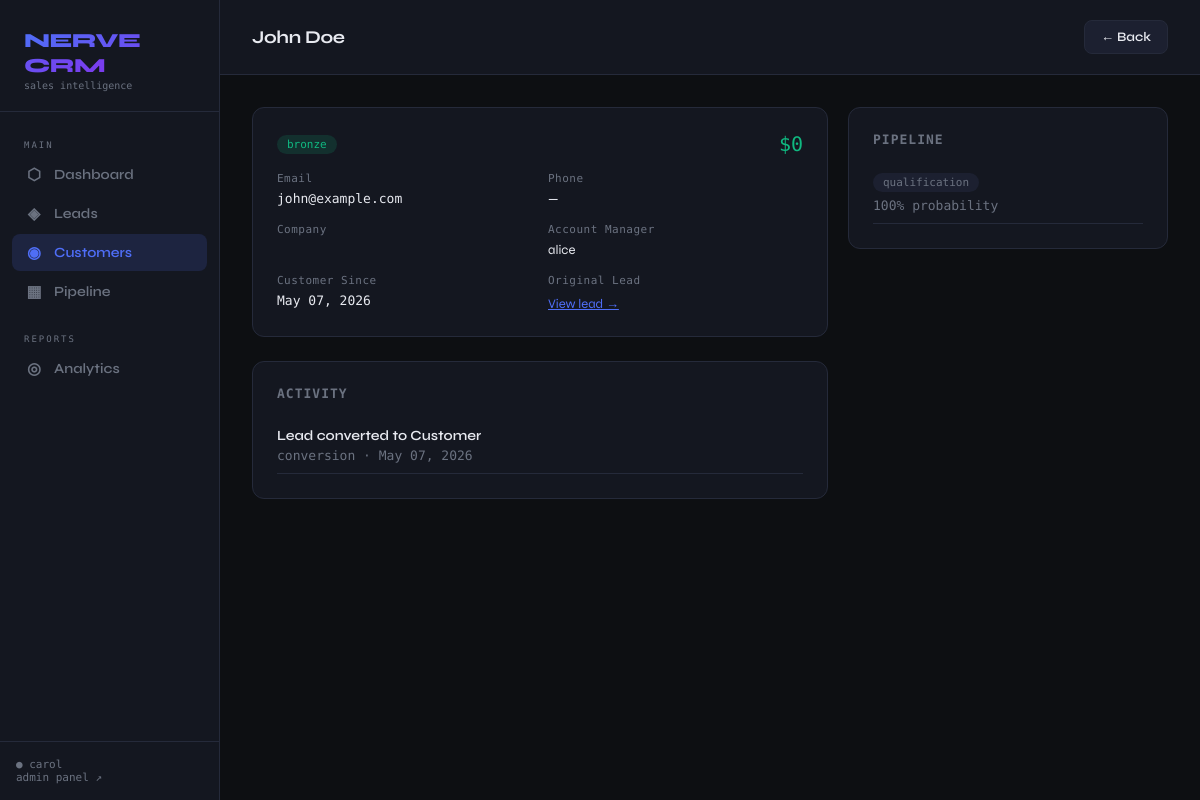
Page /crm/customers/2/ (signed in) on the committed database.
### crm/models.py (models this page shows, shortened)
class User(AbstractUser):
    class Role(models.TextChoices):
        ADMIN = 'admin', 'Admin'
        SALES_REP = 'sales_rep', 'Sales Representative'
        MANAGER = 'manager', 'Manager'
    role = models.CharField(
        max_length=20,
        choices=Role.choices,
        default=Role.SALES_REP
    )
    phone = models.CharField(max_length=20, blank=True)
    created_at = models.DateTimeField(auto_now_add=True)
    updated_at = models.DateTimeField(auto_now=True)
    class Meta:
        db_table = 'crm_users'
        verbose_name = 'User'
        verbose_name_plural = 'Users'

class Customer(models.Model):
    class Tier(models.TextChoices):
        BRONZE = 'bronze', 'Bronze'
        SILVER = 'silver', 'Silver'
        GOLD = 'gold', 'Gold'
        PLATINUM = 'platinum', 'Platinum'
    lead = models.OneToOneField(
        Lead,
        on_delete=models.PROTECT,   # never delete customer if lead deleted
        related_name='customer'
    )
    account_manager = models.ForeignKey(
        User,
        on_delete=models.SET_NULL,
        null=True, blank=True,
        related_name='managed_customers'
    )
    company = models.CharField(max_length=200)
    tier = models.CharField(
        max_length=10,
        choices=Tier.choices,
        default=Tier.BRONZE
    )
    lifetime_value = models.DecimalField(
        max_digits=14, decimal_places=2,
        default=0
    )
    email = models.EmailField()
    phone = models.CharField(max_length=20, blank=True)
    billing_address = models.TextField(blank=True)
    customer_since = models.DateTimeField(default=timezone.now)
    created_at = models.DateTimeField(auto_now_add=True)
    updated_at = models.DateTimeField(auto_now=True)
    class Meta:
        db_table = 'crm_customers'
        ordering = ['-customer_since']

class Lead(models.Model):
    class Status(models.TextChoices):
        NEW = 'new', 'New'
        CONTACTED = 'contacted', 'Contacted'
        QUALIFIED = 'qualified', 'Qualified'
        CONVERTED = 'converted', 'Converted'
        LOST = 'lost', 'Lost'
    class Source(models.TextChoices):
        WEBSITE = 'website', 'Website'
        REFERRAL = 'referral', 'Referral'
        SOCIAL = 'social', 'Social Media'
        COLD_CALL = 'cold_call', 'Cold Call'
        EMAIL = 'email', 'Email Campaign'
        OTHER = 'other', 'Other'
    first_name = models.CharField(max_length=100)
    last_name = models.CharField(max_length=100)
    email = models.EmailField(unique=True)
    phone = models.CharField(max_length=20, blank=True)
    company = models.CharField(max_length=200, blank=True)
    status = models.CharField(
        max_length=20,
        choices=Status.choices,
        default=Status.NEW,
        db_index=True
    )
    source = models.CharField(
        max_length=20,
        choices=Source.choices,
        default=Source.OTHER
    )
    notes = models.TextField(blank=True)
    estimated_value = models.DecimalField(
        max_digits=12, decimal_places=2,
        null=True, blank=True
    )
    assigned_to = models.ForeignKey(
        User,
        on_delete=models.SET_NULL,
        null=True, blank=True,
        related_name='assigned_leads'
    )
    tags = models.ManyToManyField(
        'Tag',
        blank=True,
        related_name='leads'
    )
    last_contacted = models.DateTimeField(null=True, blank=True)
    converted_at = models.DateTimeField(null=True, blank=True)
    created_at = models.DateTimeField(auto_now_add=True)
    updated_at = models.DateTimeField(auto_now=True)
    objects = LeadManager()
    class Meta:
        db_table = 'crm_leads'
        ordering = ['-created_at']
        indexes = [
            models.Index(fields=['status', 'assigned_to']),
            models.Index(fields=['last_contacted']),
            models.Index(fields=['created_at']),
        ]
    @property
    def full_name(self):
        return f"{self.first_name} {self.last_name}"

class ActivityLog(models.Model):
    class ActivityType(models.TextChoices):
        CALL = 'call', 'Call'
        EMAIL = 'email', 'Email'
        MEETING = 'meeting', 'Meeting'
        NOTE = 'note', 'Note'
        STATUS_CHANGE = 'status_change', 'Status Change'
        CONVERSION = 'conversion', 'Conversion'
    lead = models.ForeignKey(
        Lead,
        on_delete=models.CASCADE,
        null=True, blank=True,
        related_name='activities'
    )
    customer = models.ForeignKey(
        Customer,
        on_delete=models.CASCADE,
        null=True, blank=True,
        related_name='activities'
    )
    performed_by = models.ForeignKey(
        User,
        on_delete=models.SET_NULL,
        null=True,
        related_name='activities'
    )
    activity_type = models.CharField(
        max_length=20,
        choices=ActivityType.choices,
        db_index=True
    )
    subject = models.CharField(max_length=255)
    description = models.TextField(blank=True)
    outcome = models.CharField(max_length=255, blank=True)
    duration_minutes = models.PositiveIntegerField(null=True, blank=True)
    occurred_at = models.DateTimeField(default=timezone.now)
    created_at = models.DateTimeField(auto_now_add=True)
    class Meta:
        db_table = 'crm_activity_log'
        ordering = ['-occurred_at']
        indexes = [
            models.Index(fields=['activity_type', 'occurred_at']),
            models.Index(fields=['lead', 'occurred_at']),
        ]

class SalesPipeline(models.Model):
    class Stage(models.TextChoices):
        PROSPECTING = 'prospecting', 'Prospecting'
        QUALIFICATION = 'qualification', 'Qualification'
        PROPOSAL = 'proposal', 'Proposal'
        NEGOTIATION = 'negotiation', 'Negotiation'
        CLOSED_WON = 'closed_won', 'Closed Won'
        CLOSED_LOST = 'closed_lost', 'Closed Lost'
    lead = models.ForeignKey(
        Lead,
        on_delete=models.CASCADE,
        related_name='pipeline_entries'
    )
    customer = models.ForeignKey(
        Customer,
        on_delete=models.SET_NULL,
        null=True, blank=True,
        related_name='pipeline_entries'
    )
    owner = models.ForeignKey(
        User,
        on_delete=models.SET_NULL,
        null=True,
        related_name='pipeline_entries'
    )
    stage = models.CharField(
        max_length=20,
        choices=Stage.choices,
        default=Stage.PROSPECTING,
        db_index=True
    )
    deal_value = models.DecimalField(
        max_digits=14, decimal_places=2,
        null=True, blank=True
    )
    probability = models.PositiveSmallIntegerField(
        default=0,
        help_text="Win probability 0–100%"
    )
    expected_close_date = models.DateField(null=True, blank=True)
    notes = models.TextField(blank=True)
    stage_changed_at = models.DateTimeField(auto_now=True)
    created_at = models.DateTimeField(auto_now_add=True)
    class Meta:
        db_table = 'crm_sales_pipeline'
        ordering = ['-created_at']
        indexes = [
            models.Index(fields=['stage', 'owner']),
            models.Index(fields=['expected_close_date']),
        ]

### crm/views.py (the view)
# urls.py: path('customers/<int:pk>/',          views.customer_detail,     name='customer_detail'),
@login_required
def customer_detail(request, pk):
    customer = get_object_or_404(
        Customer.objects
        .select_related('lead', 'account_manager')
        .prefetch_related(
            Prefetch(
                'activities',
                queryset=ActivityLog.objects
                    .select_related('performed_by')
                    .order_by('-occurred_at'),
            ),
            Prefetch(
                'pipeline_entries',
                queryset=SalesPipeline.objects
                    .select_related('owner')
                    .order_by('-created_at'),
            )
        ),
        pk=pk
    )
    return render(request, 'crm/customer_detail.html', {'customer': customer})

### crm/templates/crm/customer_detail.html (shortened to what this page needs)
{% extends 'crm/base.html' %}
{% block page_title %}{{ customer.lead.full_name }}{% endblock %}
{% block topbar_actions %}
<a href="{% url 'customer_list' %}" class="btn btn-ghost">← Back</a>
{% endblock %}
{% block content %}
<div class="grid grid-2" style="grid-template-columns: 1fr 320px; align-items:start;">
    <div>
        <div class="card">
            <div class="flex justify-between items-center mb-4">
                <span class="badge badge-converted">{{ customer.tier }}</span>
                <span style="font-family:var(--mono);font-size:20px;color:var(--green);">
                    ${{ customer.lifetime_value|floatformat:0 }}
                </span>
            </div>
            <div class="grid grid-2" style="gap:16px;">
                <div><label>Email</label><div class="text-mono text-sm">{{ customer.email }}</div></div>
                <div><label>Phone</label><div class="text-sm">{{ customer.phone|default:"—" }}</div></div>
                <div><label>Company</label><div class="text-sm">{{ customer.company }}</div></div>
                <div><label>Account Manager</label><div class="text-sm">{{ customer.account_manager.username|default:"—" }}</div></div>
                <div><label>Customer Since</label><div class="text-mono text-sm">{{ customer.customer_since|date:"M d, Y" }}</div></div>
                <div>
                    <label>Original Lead</label>
                    <a href="{% url 'lead_detail' customer.lead.pk %}" style="font-size:13px;color:var(--accent);">
                        View lead →
                    </a>
                </div>
            </div>
        </div>
        <div class="card mt-6">
            <div class="card-title">Activity</div>
            {% if customer.activities.all %}
            {% for activity in customer.activities.all %}
            <div style="padding:10px 0;border-bottom:1px solid var(--border);">
                <div style="font-size:14px;font-weight:600;">{{ activity.subject }}</div>
                <div class="text-muted text-sm text-mono" style="margin-top:4px;">
                    {{ activity.activity_type }} · {{ activity.occurred_at|date:"M d, Y" }}
                </div>
            </div>
            {% endfor %}
            {% else %}
            <div class="empty"><div class="empty-text">No activity yet</div></div>
            {% endif %}
        </div>
    </div>
    <div class="card">
        <div class="card-title">Pipeline</div>
        {% if customer.pipeline_entries.all %}
        {% for entry in customer.pipeline_entries.all %}
        <div style="padding:10px 0;border-bottom:1px solid var(--border);">
            <div class="flex justify-between items-center">
                <span class="badge badge-default">{{ entry.stage }}</span>
            </div>
            <div class="text-muted text-sm text-mono" style="margin-top:6px;">{{ entry.probability }}% probability</div>
        </div>
        {% endfor %}
        {% else %}
        <div class="empty"><div class="empty-text">No pipeline entries</div></div>
        {% endif %}
    </div>
</div>
{% endblock %}

### crm/templates/crm/base.html (shortened to what this page needs)
<!DOCTYPE html>
<html lang="en">
<head>
</head>
<body>
<aside class="sidebar">
    <div class="sidebar-logo">
        <span>NERVE CRM</span>
        <small>sales intelligence</small>
    </div>
    <nav>
        <div class="nav-label">Main</div>
        <a href="{% url 'dashboard' %}" class="nav-link {% if request.resolver_match.url_name == 'dashboard' %}active{% endif %}">
            <span class="nav-icon">⬡</span> Dashboard
        </a>
        <a href="{% url 'lead_list' %}" class="nav-link {% if 'lead' in request.resolver_match.url_name %}active{% endif %}">
            <span class="nav-icon">◈</span> Leads
        </a>
        <a href="{% url 'customer_list' %}" class="nav-link {% if 'customer' in request.resolver_match.url_name %}active{% endif %}">
            <span class="nav-icon">◉</span> Customers
        </a>
        <a href="{% url 'pipeline_board' %}" class="nav-link {% if request.resolver_match.url_name == 'pipeline_board' %}active{% endif %}">
            <span class="nav-icon">▦</span> Pipeline
        </a>
        <div class="nav-label" style="margin-top:12px">Reports</div>
        <a href="{% url 'sales_analytics' %}" class="nav-link {% if request.resolver_match.url_name == 'sales_analytics' %}active{% endif %}">
            <span class="nav-icon">◎</span> Analytics
        </a>
    </nav>
    <div class="sidebar-footer">
        {% if user.is_authenticated %}
            ● {{ user.username }}<br>
            <a href="/admin/" style="color:var(--muted);text-decoration:none;">admin panel ↗</a>
        {% endif %}
    </div>
</aside>
<div class="main">
    <div class="topbar">
        <div class="page-title">{% block page_title %}{% endblock %}</div>
        <div class="topbar-actions">{% block topbar_actions %}{% endblock %}</div>
    </div>
    <div class="content">
        {% block content %}{% endblock %}
    </div>
</div>
</body>
</html>

### crm/templates/crm/base.html (style rules this page uses)
*, *::before, *::after { box-sizing: border-box; margin: 0; padding: 0; }
:root { --bg: #0d0f12; --surface: #141720; --surface2: #1c2030; --border: #252a3a; --accent: #4f6ef7; --accent2: #7c3aed; --green: #10b981; --yellow: #f59e0b; --red: #ef4444; --text: #e8eaf0; --muted: #6b7280; --mono: 'DM Mono', monospace; --sans: 'Syne', sans-serif; }
body { background: var(--bg); color: var(--text); font-family: var(--sans); display: flex; min-height: 100vh; }
.sidebar { width: 220px; min-height: 100vh; background: var(--surface); border-right: 1px solid var(--border); display: flex; flex-direction: column; position: fixed; top: 0; left: 0; bottom: 0; }
.sidebar-logo { padding: 28px 24px 20px; border-bottom: 1px solid var(--border); }
.sidebar-logo span { font-size: 20px; font-weight: 800; letter-spacing: -0.5px; background: linear-gradient(135deg, var(--accent), var(--accent2)); background-clip: text; -webkit-background-clip: text; -webkit-text-fill-color: transparent; }
.sidebar-logo small { display: block; font-family: var(--mono); font-size: 10px; color: var(--muted); margin-top: 2px; -webkit-text-fill-color: var(--muted); }
.sidebar nav { padding: 16px 12px; flex: 1; }
.nav-label { font-family: var(--mono); font-size: 9px; letter-spacing: 2px; color: var(--muted); padding: 12px 12px 6px; text-transform: uppercase; }
.nav-link { display: flex; align-items: center; gap: 10px; padding: 9px 12px; border-radius: 8px; color: var(--muted); text-decoration: none; font-size: 14px; font-weight: 600; transition: all 0.15s; margin-bottom: 2px; }
.nav-link.active { background: rgba(79,110,247,0.15); color: var(--accent); }
.nav-icon { font-size: 16px; width: 20px; text-align: center; }
.sidebar-footer { padding: 16px; border-top: 1px solid var(--border); font-family: var(--mono); font-size: 11px; color: var(--muted); }
.main { margin-left: 220px; flex: 1; display: flex; flex-direction: column; min-height: 100vh; }
.topbar { padding: 20px 32px; border-bottom: 1px solid var(--border); display: flex; align-items: center; justify-content: space-between; background: var(--surface); position: sticky; top: 0; z-index: 10; }
.page-title { font-size: 18px; font-weight: 700; letter-spacing: -0.3px; }
.topbar-actions { display: flex; gap: 10px; align-items: center; }
.content { padding: 32px; flex: 1; }
.card { background: var(--surface); border: 1px solid var(--border); border-radius: 12px; padding: 24px; }
.card-title { font-size: 13px; font-weight: 700; letter-spacing: 1px; text-transform: uppercase; color: var(--muted); margin-bottom: 16px; font-family: var(--mono); }
.btn { display: inline-flex; align-items: center; gap: 6px; padding: 8px 16px; border-radius: 8px; font-family: var(--sans); font-size: 13px; font-weight: 600; cursor: pointer; border: none; text-decoration: none; transition: all 0.15s; }
.btn-ghost { background: var(--surface2); color: var(--text); border: 1px solid var(--border); }
.badge { display: inline-block; padding: 3px 10px; border-radius: 20px; font-family: var(--mono); font-size: 11px; font-weight: 500; }
.badge-converted { background: rgba(16,185,129,0.15); color: var(--green); }
.badge-default { background: var(--surface2); color: var(--muted); }
.grid { display: grid; gap: 20px; }
.grid-2 { grid-template-columns: repeat(2, 1fr); }
label { display: block; font-family: var(--mono); font-size: 11px; color: var(--muted); margin-bottom: 6px; letter-spacing: 0.5px; }
.text-muted { color: var(--muted); }
.text-mono { font-family: var(--mono); }
.text-sm { font-size: 13px; }
.mt-6 { margin-top: 24px; }
.mb-4 { margin-bottom: 16px; }
.flex { display: flex; }
.items-center { align-items: center; }
.justify-between { justify-content: space-between; }

### rows in the picture
User: username "carol"
Customer: lead.full_name "John Doe", tier "bronze", lifetime_value "0", email "john@example.com", phone "—", account_manager.username "alice", customer_since "May 07, 2026"
ActivityLog: subject "Lead converted to Customer", activity_type "conversion", occurred_at "May 07, 2026"
SalesPipeline: stage "qualification", probability "100"
